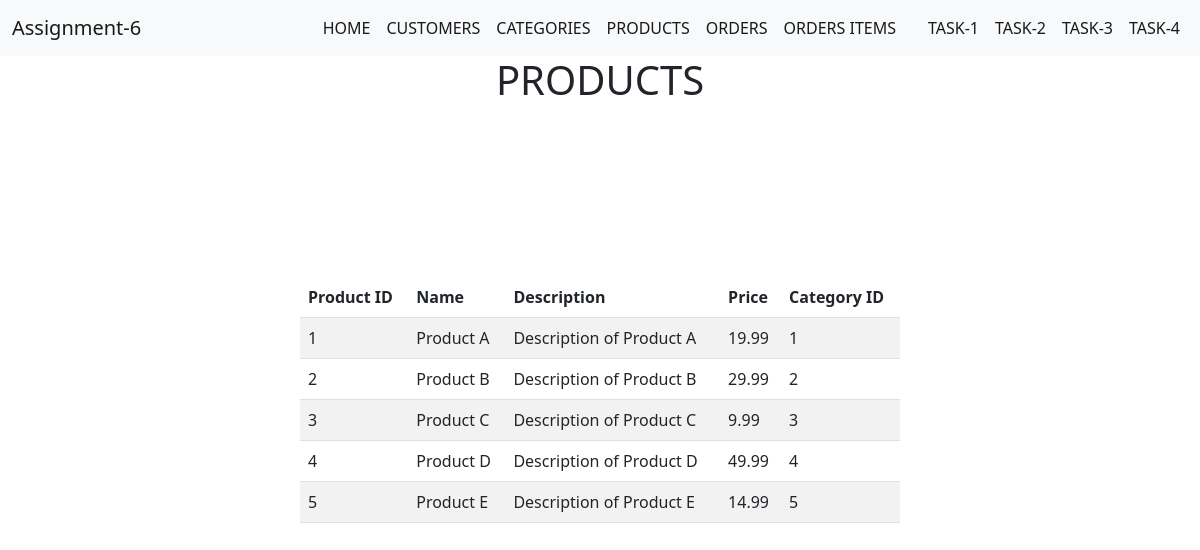
/products.php, run on the app's committed database.
### tables this page shows
CREATE TABLE `products` (
  `product_id` int(11) NOT NULL,
  `name` varchar(255) DEFAULT NULL,
  `description` varchar(255) DEFAULT NULL,
  `price` decimal(10,2) DEFAULT NULL,
  `category_id` int(11) DEFAULT NULL
);

### products.php (the view)
<?php
include_once './includes/header.php';
include_once './includes/nav.php';
?>
<h1 class="text-center">PRODUCTS</h1>
<table class="table center table-striped" style="width: 50%;">
    <thead>
        <tr>
            <th>Product ID</th>
            <th>Name</th>
            <th>Description</th>
            <th>Price</th>
            <th>Category ID</th>
        </tr>
    </thead>
    <tbody>
    <?php
        include_once('./includes/db_connect.php');
        $sql = "SELECT p.product_id, p.name, p.description, p.price, p.category_id FROM `products` p WHERE 1";
        $result = $conn->query($sql);
    ?>
    <?php while ($row = $result->fetch_assoc()) { ?>
        <tr>
            <td scope="row"> <?php echo $row['product_id']; ?></td>
            <td> <?php echo $row['name']; ?></td>
            <td> <?php echo $row['description']; ?></td>
            <td> <?php echo $row['price']; ?></td>
            <td> <?php echo $row['category_id']; ?></td>
        </tr>
    <?php } ?>
  </tbody>
</table>
<?php include_once './includes/footer.php'; ?>

### includes/header.php (style rules this page uses)
.center { margin: 0; position: absolute; top: 50%; left: 50%; -ms-transform: translate(-50%, -50%); transform: translate(-50%, -50%); }

### data on the page
products: product_id "1", name "Product A", description "Description of Product A", price "19.99", category "1"
products: product_id "2", name "Product B", description "Description of Product B", price "29.99", category "2"
products: product_id "3", name "Product C", description "Description of Product C", price "9.99", category "3"
products: product_id "4", name "Product D", description "Description of Product D", price "49.99", category "4"
products: product_id "5", name "Product E", description "Description of Product E", price "14.99", category "5"
